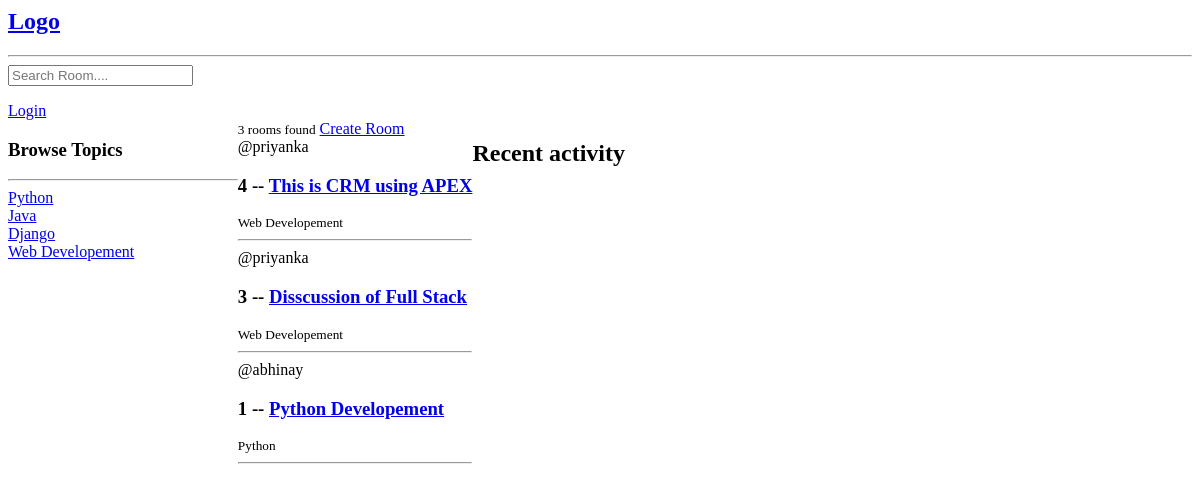
The app's page /, older data.
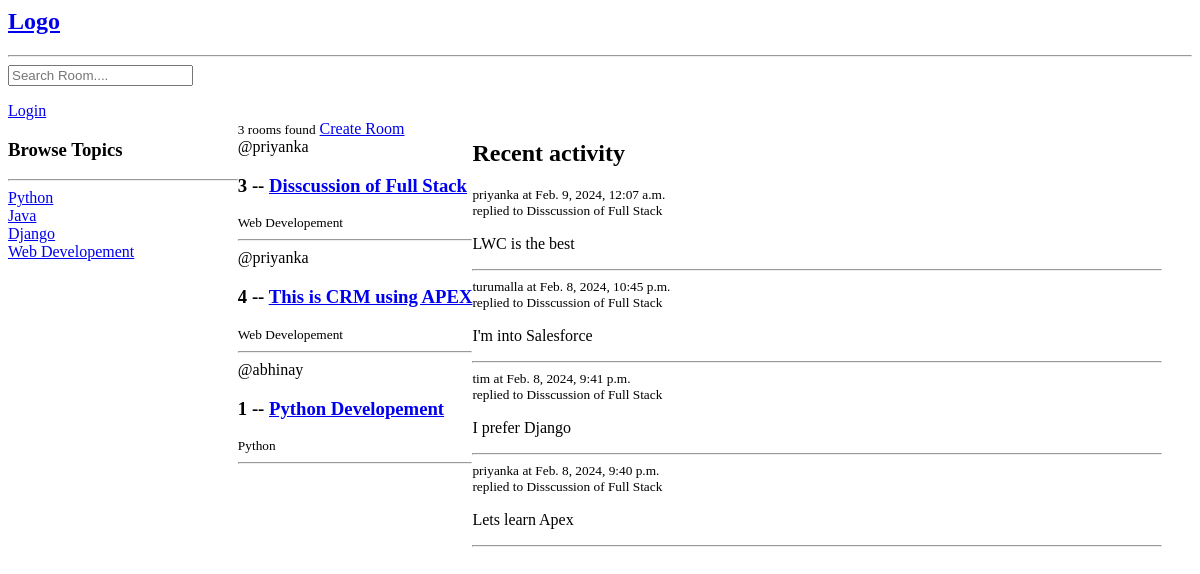
The same page, newer data.
### base/models.py (models this page shows, shortened)
class Topic(models.Model):
    name = models.CharField(max_length=200)

class Room(models.Model):
    host = models.ForeignKey(User, on_delete=models.SET_NULL, null=True)
    topic = models.ForeignKey(Topic, on_delete=models.SET_NULL, null=True)
    name = models.CharField(max_length=200)
    description = models.TextField(null=True, blank = True)
    participants= models.ManyToManyField(User, related_name='participants')
    updated = models.DateTimeField(auto_now=True)
    created = models.DateTimeField(auto_now_add=True)
    class Meta:
        ordering = ['-updated', '-created']
    def __str__(self) -> str:
        return self.name

class Message(models.Model):
    user = models.ForeignKey(User, on_delete=models.CASCADE)
    room = models.ForeignKey(Room, on_delete=models.CASCADE)
    body = models.TextField()
    updated = models.DateTimeField(auto_now=True)
    created = models.DateTimeField(auto_now_add=True)
    class Meta:
        ordering = ['-updated', '-created']
    def __str__(self) -> str:
        return self.body[0:50]

### base/views.py (the view)
# urls.py: path('', views.home, name='home'), #Goes ot views flile and then home
def home(request):
    q= request.GET.get('q') if request.GET.get('q')!=None else ''
    rooms = Room.objects.filter(
        Q(topic__name__icontains=q) |
        Q(name__icontains=q) |
        Q(description__icontains=q) |
        Q(host__username__icontains=q)
        )
    topics = Topic.objects.all()
    activity_messages = Message.objects.filter(Q(room__topic__name__icontains=q))
    room_count = rooms.count()
    context = {'rooms': rooms, 'topics':topics, 'room_count':room_count, 'activity_messages': activity_messages}
    return render(request, 'base/home.html', context )

### base/templates/base/home.html (shortened to what this page needs)
{% extends "main.html" %} {% block content %}
<div class="home-container">
  <div class="browse-topics">{% include 'base/topics_container.html' %}</div>
  <div class="rooms-list">
    <small>{{ room_count }} rooms found</small>
    {% include 'base/feed_container.html' %}
  </div>
  <div class="recent-activity">{% include "base/activity_container.html"%}</div>
</div>
{% endblock content %}

### templates/main.html (shortened to what this page needs)
{% include 'navbar.html'%}  {% block content %} {% endblock content %}

### templates/navbar.html
<a href="/"><h2>Logo</h2></a>
<hr />
<form method="GET" action='{% url "home" %}'>
  <input type="text" name="q" placeholder="Search Room...." />
</form>
{% if request.user.is_authenticated %}
<h4>Hello {{request.user}}</h4>
<a href="{% url 'logout'%}">Logout</a>
{%else%}
<a href="{% url 'login'%}">Login</a>
{%endif%}

### base/templates/base/topics_container.html
      <h3>Browse Topics</h3>
      <hr>
      {% for topic in topics %}
        <div>
            <a href="{% url 'home'%}?q={{topic.name}}"> {{topic.name}}<a/>
        </div>
      {%endfor%}

### base/templates/base/feed_container.html (shortened to what this page needs)
<a href="{% url "create-room" %}">Create Room</a>
        {% for room in rooms %}
          <div>
            <span>@{{room.host.username}}</span>
            <h3>{{room.id}} -- <a href='{% url "room" room.id %}'>{{room.name}}</a></h3>
            <small>{{room.topic.name}}</small>
            <hr>
          </div>
        {% endfor %}

### base/templates/base/activity_container.html (shortened to what this page needs)
<h2>Recent activity</h2>
{% for message in activity_messages %}
<div>
  <small>{{message.user}} at {{message.created}}</small>
  <br />
  <small>replied to {{message.room}}</small>
  <p>{{message}}</p>
  <hr />
</div>
{%endfor%}

### base/templates/base/home.html (style rules this page uses)
.home-container { display: flex; flex-direction: row; }
.browse-topics { flex: 1; }
, .rooms-list { flex: 1; margin-right: 20px; }
.recent-activity { flex: 3; margin-right: 30px; }

Row changes from the older to the newer data that the page shows:
changed Room "Disscussion of Full Stack": moves up the list
added Message: user "priyanka", created "Feb. 9, 2024, 12:07 a.m.", room "Disscussion of Full Stack", body "LWC is the best"
added Message: user "turumalla", created "Feb. 8, 2024, 10:45 p.m.", room "Disscussion of Full Stack", body "I'm into Salesforce"
added Message: user "tim", created "Feb. 8, 2024, 9:41 p.m.", room "Disscussion of Full Stack", body "I prefer Django"
added Message: user "priyanka", created "Feb. 8, 2024, 9:40 p.m.", room "Disscussion of Full Stack", body "Lets learn Apex"
